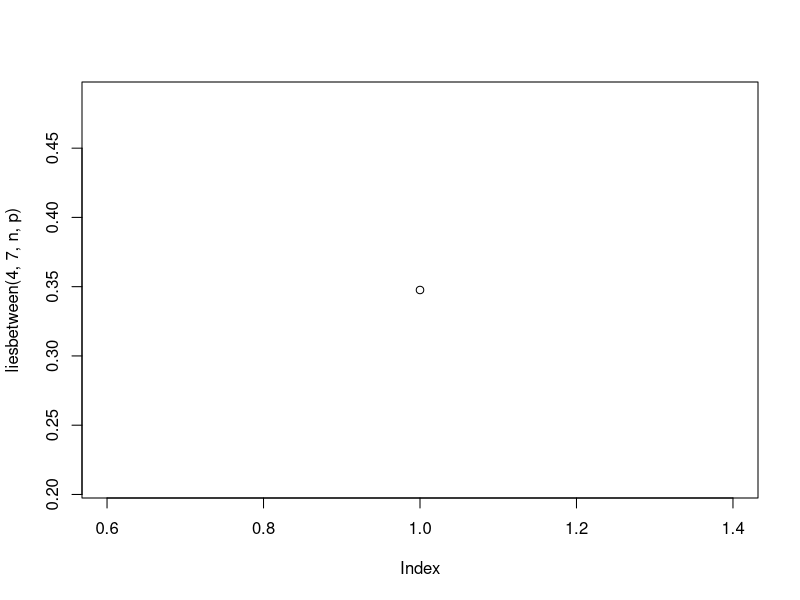

Source code (R):
# Eg 3.34
n=15;p=0.2

liesbetween<-function(a,b,n,p)
{
  return(pbinom(b,n,p)-pbinom(a-1,n,p))
}

plot(liesbetween(4,7,n,p))

compliment<-function(x,n,p)
{
  return (1-pbinom(x-1,n,p))
}
compliment(8,n,p)